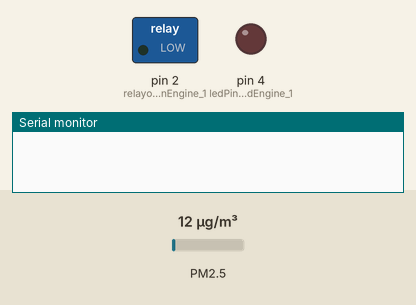
This sketch was run on a simulated Arduino Uno, built with avr-gcc and run on an emulated ATmega328P. On the bench: switched loads named in the sketch (green lamp = pin HIGH), output pins drawn as LEDs (lit = HIGH), the last lines printed to the serial monitor. Wiring (inferred from the names in the program): dust sensor: data pin 5. The test bench sets the inputs (shaded band); at power-on: PM2.5 12 µg/m³. Pins used as bus, display or sensor lines are not drawn.

Above: at 0.1 s.
At 4.9 s:
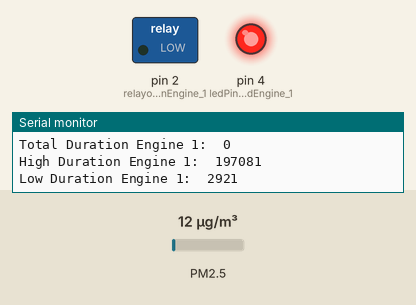
Timing chart, 0 to 6.4 s (numbered marks = the images above):
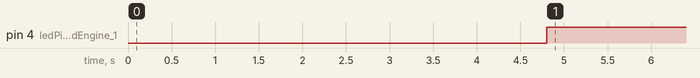

Measured:
- by itself, pin 4 (ledPinRedEngine_1): LOW → HIGH at 4.8 s

The sketch:

OneEngineCompressorController.ino
```cpp
/*
****** Volvo Penta  KAD/KAMD 43 tachometer digital read *****

  This is an solution for digital reading of engines rpm where there is an pulsed signal delivered to tachometer.
  For Readme file and for updates & similar codes go to https://github.com/Nesse1/VP-Compressor-controller

  Tachometer signal/puls is delivered from the generators fase W.
  Signal is 12 V so voltage devider is used.
  The interesting data for describing signal found among the suppliers information is the calculation
  factor that spesify that generator deliveres 14,7 pulses per engine revolution.
  I`m using this information to calculate the pulses recieved within engins rpm working area....

  How does the range of pulses from my engines look:
  Number of pulses/min at idle or 750/rpm:             750 * 14,7 = 11025 pulses/min at  750 rpm
  Number of pulses/min at mid thrittle or 2500/rpm    2500 * 14,7 = 36750 pulses/min at 2500 rpm
  Number of pulses/min at full throttle or 3900/rpm:  3900 * 14,7 = 57330 pulses/min at 3900 rpm

  How many pulses per engine shaft revolution:
  Number of pulses/second at idle or 750/rpm:           11025 / 60 = 183,75 Hz or pulses/sec
  Number of pulses/second at mid thrittle or 2500/rpm   36750 / 60 = 612,5 Hz or pulses/sec
  Number of pulses/second at full throttle or 3900/rpm: 57330 / 60 = 955,5 Hz or pulses/sec

  How many microseconds from start to end of puls (HIGH & LOW):
  Length puls at idle or 750/rpm:                       1000000 / 183,75 = 5442 micros
  Length puls at mid throttle or 2500/rpm:              1000000 / 612,5  = 1633 micros
  Lenght puls at full throttle or 3900/rpm:             1000000 / 955,5  = 1047 micros

 */

//For smoother rpmEngine_1 values
const int numReadingsRpm_Engine1 = 200;       // How many pulses u calculate rpm average from, i fond that 200 still updates fast enough
const int numReadingsRpm_Engine1Stat = 100;   // How many rpm u calculate average for statusupdate from
const int StatusDelay_Engine1 = 4000;         // Set an delay in millis for status to change, this delay avoids compressor for rapidly turning on/off
const int StatusTollerance_Engine_1 = 45;     // Tolerance for how many +/- difference in averageRpm_Engine1Stat before statuschange to accure. Higher number stabilizes Status 2 (rpm stabile) but then it also takes longer time for statuschange when rpm increasing/decreasing.
const int CompressorActivateLimitEngine_1 = 2000;   // Status will not change to 3 (increasing rpm)and activate compressor if rpm is over this.


//Array for reading average of pulses for rpmEngine_1
int readingsRpm_Engine1[numReadingsRpm_Engine1];
int thisReadingRpm_Engine1 = 0;
int readIndexRpm_Engine1 = 0;
int totalRpm_Engine1 = 0;
int averageRpm_Engine1 = 0;


//Array for reading average rpmEngine_1 for Status
int readingsRpm_Engine1Stat[numReadingsRpm_Engine1];
int thisReadingRpm_Engine1Stat = 0;
int readIndexRpm_Engine1Stat = 0;
int totalRpm_Engine1Stat = 0;
int averageRpm_Engine1Stat = 0;

// declare rpm Engine 1 Status data holder
int rpmEngine_1Status = 0;


//Values that U might have to change for Engine 1:
int tachoinputPinEngine_1 = 5;              // Specify pin for input signal from generator
int relayoutputPinEngine_1 = 2;            // Specify pin for output signal to relay
int ledPinGreenEngine_1 = 0;           //Used for debugging and for testing status when connected to engine, defines pin used for led
int ledPinRedEngine_1 = 4;             //Used for debugging and for testing status when connected to engine, defines pin used for led
int pulsesPerRevEngine_1 = 147;             // 14.7 * 10 (so we include desimal after dot) - Factor for calculating, number of pulses from generator pr engine revolution
int correctingRevEngine_1 = 20;             // For eventual correction of output rpm, i found that 20 (2.0%) gives me more acurate readings according to tachometer in boat.

// Pulse signal from generator Engine 1 is full og ripples, so by setting max/min pulse allowed code will only read relevant and "clean" pulses.
int lowestPulseAllowedEngine_1 = 900;      // Lowes pulse allowed - At 3900 rpm pulse is 1047 micros, so shorter pulses are most lightly ripples or an uncorrect pulse
int highestPulseAllowedEngine_1 = 6000;     // Highest pulse allowed - At 750 rpm pulse is 5442 micros, so longer pulses are most lightly ripples or an uncorrect pulse


//For calculating length of pulse Engine 1 we need to know both HIGH and LOW lenght of pulse
unsigned long highpulseDurationEngine_1;    // to hold the data for how long duration high part of pulse is
unsigned long lowpulseDurationEngine_1;     // to hold the data for how long duration low part of pulse is
unsigned long totalRpmDurationEngine_1;     // to hold the data for how long duration high + low part of pulse is
unsigned long rpmEngine_1;                  // to hold the data for rpmEngine_1
unsigned long millisEngine_1Stat_1;         // for holding millis data for rpmEngine_1Status_1
unsigned long millisEngine_1Stat_2;         // for holding millis data for rpmStatus_2
unsigned long millisEngine_1Stat_3;         // for holding millis data for rpmStatus_3

void setup() {

  // start serial:
Serial.begin(115200);

//Array for reading pulses for average rpmEngine_1
for (thisReadingRpm_Engine1 = 0; thisReadingRpm_Engine1 < numReadingsRpm_Engine1; thisReadingRpm_Engine1++){
  readingsRpm_Engine1[thisReadingRpm_Engine1] = 0;
  }

//Array for reading rpm Engine_1 for new average for updating Status
for (thisReadingRpm_Engine1Stat = 0; thisReadingRpm_Engine1Stat < numReadingsRpm_Engine1Stat; thisReadingRpm_Engine1Stat++){
  readingsRpm_Engine1Stat[thisReadingRpm_Engine1Stat] = 0;
  }


//Define pinmode Engine 1
pinMode(tachoinputPinEngine_1, INPUT);    //Define pin as INPUT
pinMode(ledPinGreenEngine_1, OUTPUT);
pinMode(ledPinRedEngine_1, OUTPUT);
pinMode(relayoutputPinEngine_1, OUTPUT);

}

void loop() {

unsigned long currentMillis = millis();


//Get duration of Engine 1 pulses HIG & LOW
highpulseDurationEngine_1 = pulseIn(tachoinputPinEngine_1, HIGH); //Returns duration of state HIGH in microseconds
lowpulseDurationEngine_1 = pulseIn(tachoinputPinEngine_1, LOW);   //Returns duration of state LOW in microseconds

//Calculate totalRpm_Engine1 1 puls duration im microseconds
if(((highpulseDurationEngine_1 > (lowestPulseAllowedEngine_1 / 2)) & (lowpulseDurationEngine_1 > (lowestPulseAllowedEngine_1 / 2)))& ((highpulseDurationEngine_1 < (highestPulseAllowedEngine_1 /2)) & (lowpulseDurationEngine_1 < (highestPulseAllowedEngine_1 / 2)))){

  totalRpmDurationEngine_1 = (highpulseDurationEngine_1 + lowpulseDurationEngine_1) + (((highpulseDurationEngine_1 + lowpulseDurationEngine_1) * correctingRevEngine_1) / 1000); // Adding hig & low pulses and correctionRev
}
if(((highpulseDurationEngine_1 < (lowestPulseAllowedEngine_1 / 2)) & (lowpulseDurationEngine_1 < (lowestPulseAllowedEngine_1 / 2)))& ((highpulseDurationEngine_1 > (highestPulseAllowedEngine_1 /2)) & (lowpulseDurationEngine_1 > (highestPulseAllowedEngine_1 / 2)))){
(totalRpmDurationEngine_1 = 0);        //If there is no good signal so set rpmEngine_1 to 0
}

//Calculate rpmEngine_1
if(totalRpmDurationEngine_1 < 10){     //If no signal we want rpmEngine_1 to be 0
  rpmEngine_1 = 0;
}
else{
rpmEngine_1 = (((1000000 / totalRpmDurationEngine_1) * 60) / pulsesPerRevEngine_1) * 10;  //Readjusting the factor where we took 14,7 * 10 to include desimal behind dot
}


//Array - For smoother rpmEngine_1 values calculate average:
 // subtract the last reading:
  totalRpm_Engine1 = totalRpm_Engine1 - readingsRpm_Engine1[readIndexRpm_Engine1];
  // read from the sensor:
  readingsRpm_Engine1[readIndexRpm_Engine1] = rpmEngine_1;
  // add the reading to the totalRpm_Engine1:
  totalRpm_Engine1 = totalRpm_Engine1 + readingsRpm_Engine1[readIndexRpm_Engine1];
  // advance to the next position in the array:
  readIndexRpm_Engine1 = readIndexRpm_Engine1 + 1;
  // if we're at the end of the array...
  if (readIndexRpm_Engine1 >= numReadingsRpm_Engine1) {
    // ...wrap around to the beginning:
    readIndexRpm_Engine1 = 0;
  }
  // calculate the averageRpm_Engine1:
  averageRpm_Engine1 = totalRpm_Engine1 / numReadingsRpm_Engine1;


//Array - For smoother Engine 1 rpmStatus values we calculate average:
 // subtract the last reading:
  totalRpm_Engine1Stat = totalRpm_Engine1Stat - readingsRpm_Engine1Stat[readIndexRpm_Engine1Stat];
  // read from the sensor:
  readingsRpm_Engine1Stat[readIndexRpm_Engine1Stat] = averageRpm_Engine1;
  // add the reading to the totalRpm_Engine1:
  totalRpm_Engine1Stat = totalRpm_Engine1Stat + readingsRpm_Engine1Stat[readIndexRpm_Engine1Stat];
  // advance to the next position in the array:
  readIndexRpm_Engine1Stat = readIndexRpm_Engine1Stat + 1;
  // if we're at the end of the array...
  if (readIndexRpm_Engine1Stat >= numReadingsRpm_Engine1Stat) {
    // ...wrap around to the beginning:
    readIndexRpm_Engine1Stat = 0;
  }
  // calculate the averageRpm_Engine1:
  averageRpm_Engine1Stat = totalRpm_Engine1Stat / numReadingsRpm_Engine1Stat;


// Status for rpmEngine_1 increasing, decreasing or stabil
if(averageRpm_Engine1 > (averageRpm_Engine1Stat + StatusTollerance_Engine_1)&((millisEngine_1Stat_1 + StatusDelay_Engine1) <= currentMillis)&(averageRpm_Engine1 < CompressorActivateLimitEngine_1)){                   // If rpmEngine_1 is increasing status is set to 3, there has to be an increase of rpm before status is set to 3
  rpmEngine_1Status = 3;
  millisEngine_1Stat_3 = millis();
}
else if(averageRpm_Engine1 < (averageRpm_Engine1Stat - StatusTollerance_Engine_1)&((millisEngine_1Stat_3 + StatusDelay_Engine1) <= currentMillis)){               // If rpmEngine_1 is decreasing status is set to 1, there has to be an decrease of rpm before status is set to 1
  rpmEngine_1Status = 1;
  millisEngine_1Stat_1 = millis();
}
else{
  if(((millisEngine_1Stat_1 + StatusDelay_Engine1) <= currentMillis)&((millisEngine_1Stat_3 + StatusDelay_Engine1) <= currentMillis)){     // If rpmEngine_1 is stabile status is set to 2, if there is no increase or decrease more than 25 rpm status is set to 2
  rpmEngine_1Status = 2;
  millisEngine_1Stat_2 = millis();
}
}


// Lets get some results for Engine 1
if(rpmEngine_1Status == 3){
  digitalWrite(ledPinGreenEngine_1, HIGH);      //Used for debugging and for testing status when connected to engine
  digitalWrite(ledPinRedEngine_1, LOW);         //Used for debugging and for testing status when connected to engine
  digitalWrite(relayoutputPinEngine_1, HIGH);   //Turns on relay and activates comressor
}

if(rpmEngine_1Status == 1){
  digitalWrite(ledPinRedEngine_1, HIGH);        //Used for debugging and for testing status when connected to engine
  digitalWrite(ledPinGreenEngine_1, LOW);       //Used for debugging and for testing status when connected to engine
  digitalWrite(relayoutputPinEngine_1, LOW);    //Turns off relay and comressor is deactivated
}

if(rpmEngine_1Status == 2){
  digitalWrite(ledPinGreenEngine_1, HIGH);      //Used for debugging and for testing status when connected to engine
  digitalWrite(ledPinRedEngine_1, HIGH);        //Used for debugging and for testing status when connected to engine
  digitalWrite(relayoutputPinEngine_1, LOW);    // Turn off relay and comressor is deactivated
}

// Print result to serial:
Serial.print("RPM Engine 1 Average:  ");
Serial.println(averageRpm_Engine1);

Serial.print("rpmEngine_1:  ");
Serial.println(rpmEngine_1);

Serial.print("rpmEngine_1 Status:  ");
Serial.println(rpmEngine_1Status);


// I used these for debugging:
Serial.print("Total Duration Engine 1:  ");
Serial.println(totalRpmDurationEngine_1);


Serial.print("High Duration Engine 1:  ");
Serial.println(highpulseDurationEngine_1);


Serial.print("Low Duration Engine 1:  ");
Serial.println(lowpulseDurationEngine_1);


}
```
